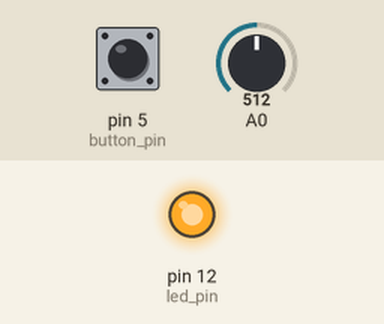
A sketch run on a simulated Arduino Uno, built with avr-gcc and run on an emulated ATmega328P. Shown: output pins drawn as LEDs (lit = HIGH). The test bench sets the inputs (shaded band); at power-on: A0 = 512, pin 5 (button_pin) HIGH.

Above: at 1.2 s.
1.3 s: A0 set to 0
4.3 s: A0 set to 511
7.3 s: pin 5 (button_pin) pulled LOW for 0.15 s
At 8.0 s:
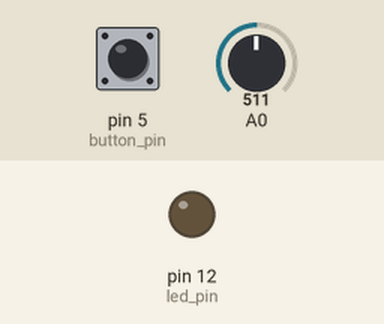
8.9 s: pin 5 (button_pin) pulled LOW for 1 s
At 11.2 s:
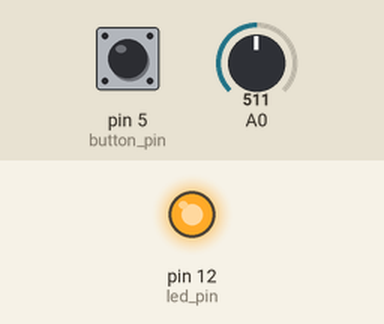
12.9 s: pin 5 (button_pin) pulled LOW for 3.2 s
At 14.0 s:
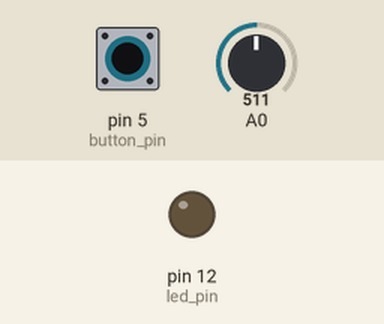
Timing chart, 0 to 15.9 s (numbered marks = the images above; inputs shaded):
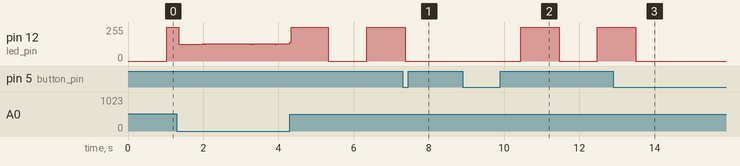

The sketch:

class_1-2_digitalread_digitalwrite_analogread.ino
```cpp
//Use a potentiometer to control the rate of the LED blinking

// More info on the functions and more at https://www.arduino.cc/reference/en/
// Diagram of the teeny 3.2 pins https://www.pjrc.com/teensy/card7a_rev1.png

// declaration section
int led_state = 0;
unsigned long current_time;
unsigned long prev_time;
unsigned long prev_time2;
int period = 100;
int led_pin = 12;
int button_pin = 5;
int button_reading;
int prev_button_reading;
int led_mode = 0;
int pot1;

//setup is code that runs only once when the device resets
void setup() {
  pinMode(led_pin, OUTPUT);
  pinMode(button_pin, INPUT_PULLUP);
}

void loop() {

  //calling millis returns the number of milliseconds that have elapsed since the device reset.
  // this vale is then stored in the variable "current_time"
  current_time = millis();

   // analogRead returns values from 0-1023 by default.
  // That mean the pot attached to pin A0 will return 0 (or close to it) when turned all the way one way and 1023 when turned the other way
  pot1 = analogRead(A0);
  period = pot1 * 2; //period now contains a value that can go from 0 - 2046


  prev_button_reading = button_reading;  //remember what the reading for the button was last loop
  button_reading = digitalRead(button_pin); //update "button_reading" by setting it equal to digitalRead

  //if the button was not pressed (1) last loop and is pressed this loop (0), execute the code in the {}
  if (prev_button_reading == 1 && button_reading == 0) {
    if (led_mode == 0) {
      led_mode = 1;
    }
    else {
      led_mode = 0;
    }
  }

  // Serial print send data to the serial monitor or plotter in the Arduino IDE. You can get to them in the Tools menu
  // Like most things, we don't want it to go too fast so here it send the into ever 100 milliseconds
  // Note we have a new variable just for this "timing if" so it won't interfere with the other tining if.
  if (current_time - prev_time2 > 100) {
    prev_time2 = current_time;
    Serial.print("pot1 "); //print the characters "pot1 "
    Serial.println(pot1); //print the value contained in pot1 with a return after it
    //More on serial write https://www.arduino.cc/reference/en/language/functions/communication/serial/write/
  }

  // Timing if controlled by the pot
  if (current_time - prev_time > period) {
    prev_time = current_time;

    //flip it from 0 to 1 or 1 to 0
    if (led_state == 0) {
      led_state = 1;
    }
    else {
      led_state = 0;
    }

    // Only blink if the mode is 0
    if (led_mode == 0) {
      digitalWrite(led_pin, led_state);
    }
    if (led_mode == 1) {
      digitalWrite(led_pin, 0);
    }

  }

}
```

Measured:
- after the input at 7.3 s, pin 12 (led_pin): goes on until 7.4 s, then stays 0/255
- after the input at 8.9 s, pin 12 (led_pin): 0/255 → 255/255 after 1.5 s, → 0/255 1.0 s later, → 255/255 1.0 s later
- after the input at 12.9 s, pin 12 (led_pin): goes on until 13.5 s, then stays 0/255
